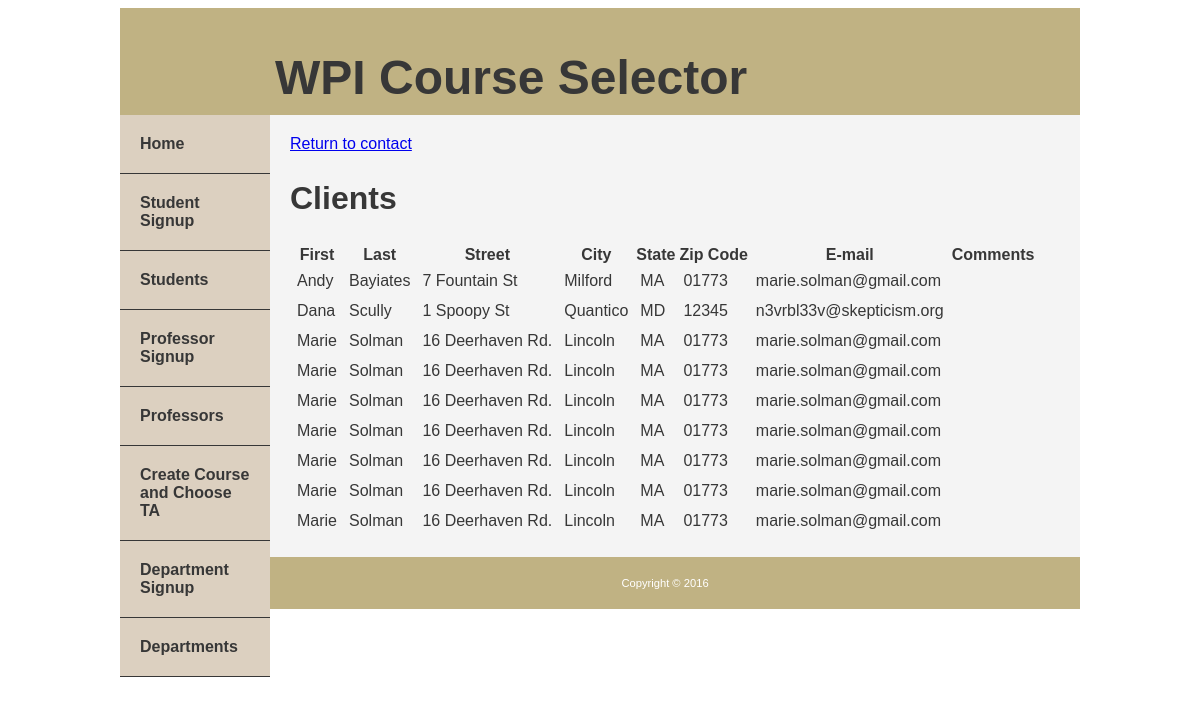
/clients.php, run on the app's committed database.
### tables this page shows
CREATE TABLE `clients` (
  `id` int(10) unsigned NOT NULL AUTO_INCREMENT,
  `first` varchar(128) DEFAULT NULL,
  `last` varchar(128) DEFAULT NULL,
  `address` varchar(128) DEFAULT NULL,
  `city` varchar(128) DEFAULT NULL,
  `state` varchar(128) DEFAULT NULL,
  `zip` varchar(5) DEFAULT NULL,
  `email` varchar(128) DEFAULT NULL,
  `comment` varchar(128) DEFAULT NULL,
  PRIMARY KEY (`id`)
);

### clients.php (the view, shortened to what this page needs)
<!DOCTYPE html>
<html lang="en">
<head>
	<link rel="stylesheet" href="style.css">
</head>
<body>
<div id="wrapper">
	<?php
  include 'header.php';
  include 'nav.php';
  require_once 'login.php';
  $conn = new mysqli($hn, $un, $pw, $db);
  $query  = "SELECT * FROM clients ORDER BY `last` ASC";
  $result = $conn->query($query);
  echo "<main>";
  echo "<a href='contact.php'>Return to contact</a><br>";
  echo "<h2>Clients</h2>";
  echo "<table><tr><th>First</th><th>Last</th><th>Street</th><th>City</th>
        <th>State</th><th>Zip Code</th><th>E-mail</th><th>Comments</th></tr>";
  $rows = $result->num_rows;
  for ($j = 0 ; $j < $rows ; ++$j)
  {
    $result->data_seek($j);
    $row = $result->fetch_array(MYSQLI_NUM);
    echo "<tr>";
    for ($k = 1 ; $k < 8 ; ++$k) echo "<td>$row[$k]</td>";
    echo "</tr>";
  }
  echo "</table>";
  echo "</main>";
	include 'footer.php';
?>
</div>
</body>
</html>

### header.php
<!doctype html>
<html>
<body>
<?php
  echo '<header>
    <h1>WPI Course Selector</h1>
  </header>';
?>
</body>
</html>

### nav.php
<!doctype html>
<html>
<body>
<?php
  echo '<nav>
    <ul>
      <li><a href="index.php">Home</a></li>
      <li><a href="contact.php">Student Signup</a></li>
      <li><a href="studenttable.php">Students</a></li>
      <li><a href="professor.php">Professor Signup</a></li>
      <li><a href="professortable.php">Professors</a></li>
      <li><a href="addCourseAndSelectTA.php"> Create Course and Choose TA </a></li>
      <li><a href="department.php">Department Signup</a></li>
      <li><a href="departmenttable.php">Departments</a></li>
	</ul>
  </nav>';
?>
</body>
</html>

### footer.php
<!doctype html>
<html>
<body>
<?php
  echo '<footer>Copyright &copy; 2016</footer>';
?>
</body>
</html>

### style.css (style rules this page uses)
body { font-family:Verdana, Arial, sans-serif; background-color: #fff; }
#wrapper { background-color: #DCD0C0; color: #fff; width: 80%; margin: auto; min-width: 960px; max-width: 1200px; }
nav { float: left; width: 150px; }
nav ul { list-style-type: none; margin-top: 0px; margin-right: 0px; margin-bottom: 0px; margin-left: 0px; padding-top: 0px; padding-right: 0px; padding-bottom: 0px; padding-left: 0px; }
nav a { text-decoration: none; padding: 10px; font-weight: bold; }
nav ul li a { text-decoration: none; font-weight: bold; padding-top: 20px; padding-right: 20px; padding-bottom: 20px; padding-left: 20px; display: block; background-color: #DCD0C0; border-bottom-style: solid; border-width: 0px 0px 1px; border-bottom-color: #373737; }
nav a:link { color: #373737; }
main { display: block; font-family: arial, sans-serif; margin-left: 150px; padding: 20px; background-color: #f4f4f4; color: #373737; }
header { background-color: #c0b283; color: #fff; font-size: 150%; padding: 10px 10px 10px 155px; background-image: url(lighthouselogo.jpg); background-repeat: no-repeat; }
h1 { margin-bottom: 0; color: #373737; }
h2 { color: #3737373; font-size: 200%; }
td { padding: 5px; }
footer { font-size:70%; text-align: center; clear: right; background-color: #c0b283; padding: 20px; }

### data on the page
clients: first "Andy", last "Bayiates", address "7 Fountain St", city "Milford", state "MA", zip "01773", email "marie.solman@gmail.com"
clients: first "Dana", last "Scully", address "1 Spoopy St", city "Quantico", state "MD", zip "12345", email "n3vrbl33v@skepticism.org"
clients: first "Marie", last "Solman", address "16 Deerhaven Rd.", city "Lincoln", state "MA", zip "01773", email "marie.solman@gmail.com"
clients: first "Marie", last "Solman", address "16 Deerhaven Rd.", city "Lincoln", state "MA", zip "01773", email "marie.solman@gmail.com"
clients: first "Marie", last "Solman", address "16 Deerhaven Rd.", city "Lincoln", state "MA", zip "01773", email "marie.solman@gmail.com"
clients: first "Marie", last "Solman", address "16 Deerhaven Rd.", city "Lincoln", state "MA", zip "01773", email "marie.solman@gmail.com"
clients: first "Marie", last "Solman", address "16 Deerhaven Rd.", city "Lincoln", state "MA", zip "01773", email "marie.solman@gmail.com"
clients: first "Marie", last "Solman", address "16 Deerhaven Rd.", city "Lincoln", state "MA", zip "01773", email "marie.solman@gmail.com"
clients: first "Marie", last "Solman", address "16 Deerhaven Rd.", city "Lincoln", state "MA", zip "01773", email "marie.solman@gmail.com"
